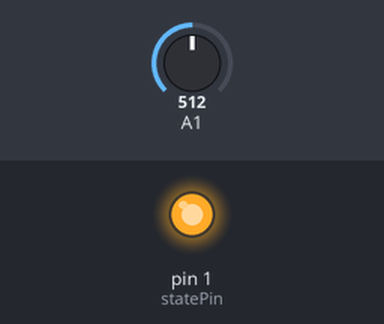
The sketch below on a simulated Arduino Uno, built with avr-gcc and run on an emulated ATmega328P. Parts: output pins drawn as LEDs (lit = HIGH). The test bench sets the inputs (shaded band); at power-on: A1 = 512.

Above: at 1.2 s.
1.3 s: A1 set to 613
2.8 s: A1 set to 633
At 4.0 s:
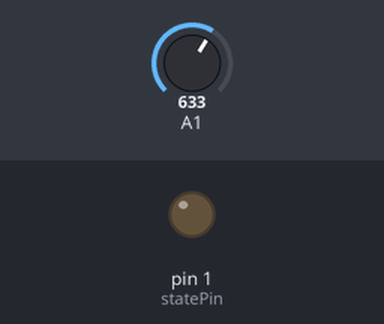
4.3 s: A1 set to 496
5.8 s: A1 set to 462
At 6.5 s:
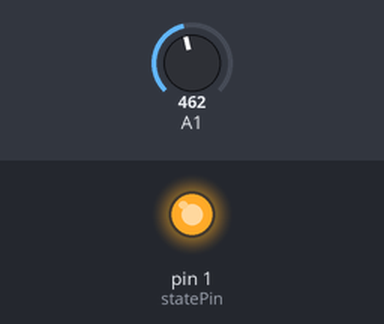
7.3 s: A1 set to 630
At 7.8 s:
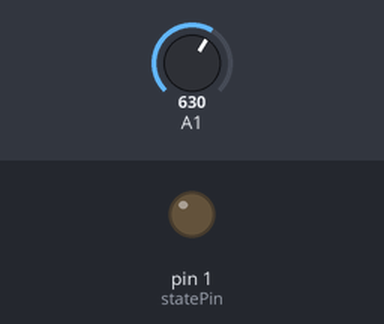
Timing chart, 0 to 9.8 s (numbered marks = the images above; inputs shaded):
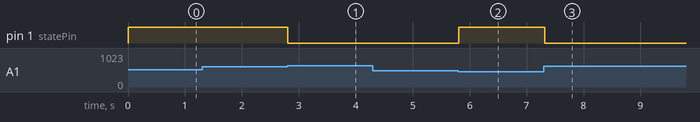

Measured:
- the behaviour switches between 620 and 621 on A1 (found by bisection; images 0 and 1)
- the behaviour switches between 480 and 479 on A1 (found by bisection; images 1 and 2)
- after the input at 1.3 s, every drawn part: stays the same
- after the input at 2.8 s, pin 1 (statePin): HIGH → LOW at once
- after the input at 4.3 s, every drawn part: stays the same
- after the input at 5.8 s, pin 1 (statePin): LOW → HIGH at once
- after the input at 7.3 s, pin 1 (statePin): HIGH → LOW at once

The sketch:

grumpycat.ino
```cpp
//#include <SoftwareSerial.h>

//SoftwareSerial mySerial(4,3); // RX, TX

bool upsideDown = false;

int downThreshold = 480;
int upThreshold = 620;
int center = 535;

int statePin = 1; //3

void setup() {
  analogReference(EXTERNAL);

  pinMode(statePin, OUTPUT);

//  Serial.begin(9600);

//  mySerial.begin(9600);

  int val = analogRead(1);
  upsideDown = (val < center);
  digitalWrite(statePin, upsideDown ? HIGH : LOW);
}

void loop() {
  //upright Z with 3.3V AREF = 640
  // upside down: 430
  // trigger: 480, 620

  int val = analogRead(1);
//  mySerial.println(val, DEC);
  if(upsideDown){
    if(val > upThreshold){
      upsideDown = false;
      digitalWrite(statePin, LOW);
      delay(250); //hacky debounce
    }
  }else{
    if(val < downThreshold){
      upsideDown = true;
      digitalWrite(statePin, HIGH);
      delay(250); //hacky debounce
    }
  }

  delay(50);
}
```
